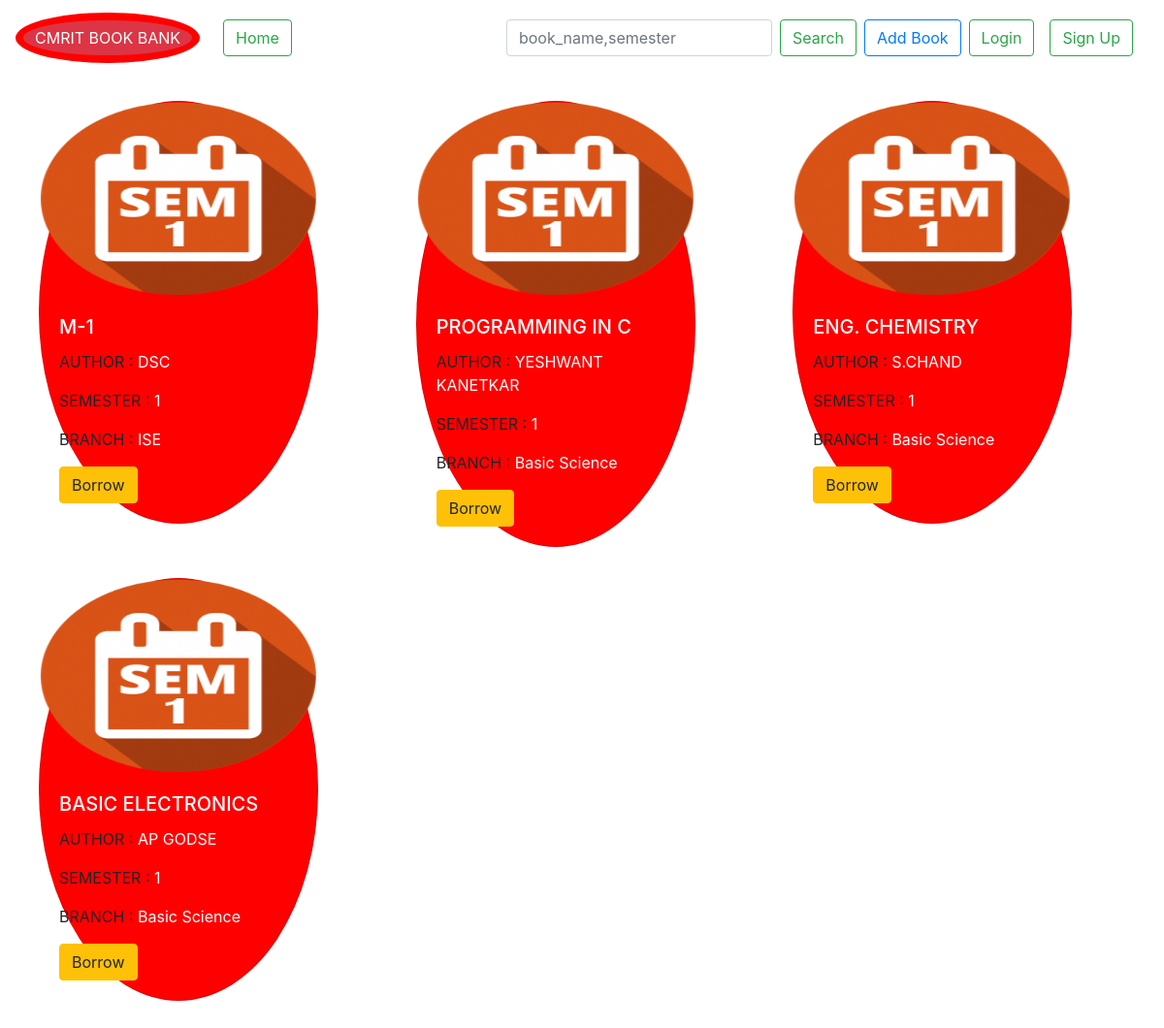
Page /Book/book_list/1 on the committed database.
### Book/models.py (models this page shows)
class Book(models.Model):
    buser              = models.ForeignKey(User,on_delete=models.CASCADE,)
    bname              = models.CharField(max_length = 50,default='')
    semester           = models.PositiveIntegerField()
    bauthor            = models.CharField(max_length = 30,default='')
    book_available     = models.BooleanField(default=True)
    branch             = models.CharField(max_length =20,default='')
    time               = models.DateTimeField(default=datetime.now(),blank=True)

### Book/views.py (the view)
# urls.py: path('book_list/<int:sem>', views.book_list),                          # url for listing of available books
def book_list(request,sem,branch = None):
    if request.method == 'POST':
        search = request.POST['search']
        books = Book.objects.filter(bname__icontains = search)|Book.objects.filter(semester__icontains = search)
        return render(request,'Book/book_list.html',{'books':books})
    else:
        if branch:
            books = Book.objects.filter(Q(semester__contains = sem),Q(branch__icontains = branch))
        else:
            books = Book.objects.filter(semester__contains = sem)
        return render(request,'Book/book_list.html',{'books':books})

### templates/Book/book_list.html (shortened to what this page needs)
<!DOCTYPE html>
{% extends "Book/base.html" %}
{% load staticfiles %}
{% block login %} <a class="nav-link" href="/accounts/login"><button type="button" class="btn btn-outline-success">Login</button></a> {% endblock %}
{% block sign_up %} <a class="nav-link" href="/Book/sign_up"><button type="button" class="btn btn-outline-success">Sign Up</button></a> {% endblock %}
{% block home %} <a class="nav-link" href="/Book"><button type="button" class="btn btn-outline-success">Home <span class="sr-only">(current)</span></button></a> {% endblock %}
{% block search %}
<form class="form-inline my-2 my-lg-0" method="post">
  <input class="form-control mr-sm-2" type="search" placeholder="book_name,semester" name="search"  aria-label="Search">
  <button class="btn btn-outline-success my-2 my-sm-0" type="submit">Search</button>
</form>
{% endblock %}
{% block body %}
<div class="row my-2 jumbotron" style="background-color:rgba(235, 254, 255,0);">
  {% if books %}
  {% for book in books %}
  <div class="col-sm mx-2 my-3">
    <div class="card" style="width: 18rem;border-radius:50%">
      {% if book.semester == 1 %}
      <img src="{% static "image/sem1.png" %}" class="card-img-top" alt="...">
      {% elif book.semester == 2 %}
      <img src="{% static "image/sem2.png" %}" class="card-img-top" alt="...">
      {% elif book.semester == 3 %}
      <img src="{% static "image/sem3.png" %}" class="card-img-top" alt="..." style="border-radius:50%;">
      {% elif book.semester == 4 %}
      <img src="{% static "image/sem4.png" %}" class="card-img-top" alt="...">
      {% elif book.semester == 5 %}
      <img src="{% static "image/sem5.png" %}" class="card-img-top" alt="...">
      {% elif book.semester == 6 %}
      <img src="{% static "image/sem6.png" %}" class="card-img-top" alt="...">
      {% elif book.semester == 7 %}
      <img src="{% static "image/sem7.png" %}" class="card-img-top" alt="...">
      {% elif book.semester == 8 %}
      <img src="{% static "image/sem8.png" %}" class="card-img-top" alt="...">
      {% endif %}
      <div class="card-body">
        <h5 class="card-title">{{book.bname|upper}}</h5>
        <p class="card-text">AUTHOR    : <span>{{book.bauthor|upper}}</span></p>
        <p class="card-text">SEMESTER  : <span>{{book.semester}}</span></p>
        <p class="card-text">BRANCH  : <span>{{book.branch}}</span></p>
        <a href="/Book/borrow/{{book.id}}"><button type="button" class="btn btn-warning">Borrow</button></a>
      </div>
    </div>
  </div>
  {% endfor %}
  {% else %}
  <h1 class="container jumbotron">No Books Are Available...</h1>
  {% endif %}
</div><br><br>
{% endblock %}

### templates/Book/book_list.html (style rules this page uses)
img { height:200px; }
h5,span { color:white; }

### templates/Book/base.html (style rules this page uses)
.card { background-color:red; }

### rows in the picture
Book: bname "M-1", bauthor "DSC", semester "1", branch "ISE"
Book: bname "PROGRAMMING IN C", bauthor "YESHWANT KANETKAR", semester "1", branch "Basic Science"
Book: bname "ENG. CHEMISTRY", bauthor "S.CHAND", semester "1", branch "Basic Science"
Book: bname "BASIC ELECTRONICS", bauthor "AP GODSE", semester "1", branch "Basic Science"
